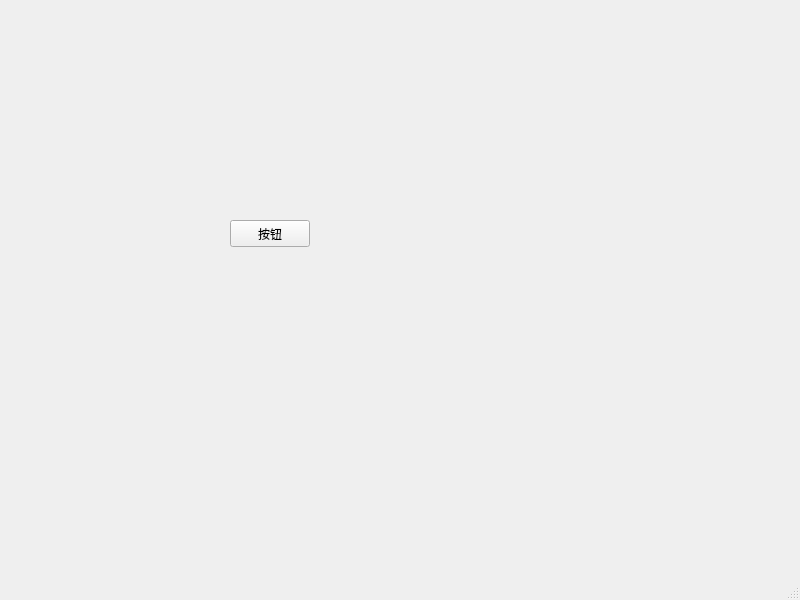
<?xml version="1.0" encoding="UTF-8"?>
<ui version="4.0">
 <class>MainWindow</class>
 <widget class="QMainWindow" name="MainWindow">
  <property name="geometry">
   <rect>
    <x>0</x>
    <y>0</y>
    <width>800</width>
    <height>600</height>
   </rect>
  </property>
  <property name="windowTitle">
   <string>MainWindow</string>
  </property>
  <widget class="QWidget" name="centralwidget">
   <widget class="QPushButton" name="pushButton">
    <property name="geometry">
     <rect>
      <x>230</x>
      <y>220</y>
      <width>80</width>
      <height>27</height>
     </rect>
    </property>
    <property name="text">
     <string>按钮</string>
    </property>
   </widget>
  </widget>
  <widget class="QMenuBar" name="menubar">
   <property name="geometry">
    <rect>
     <x>0</x>
     <y>0</y>
     <width>800</width>
     <height>24</height>
    </rect>
   </property>
  </widget>
  <widget class="QStatusBar" name="statusbar"/>
 </widget>
 <resources/>
 <connections/>
</ui>
